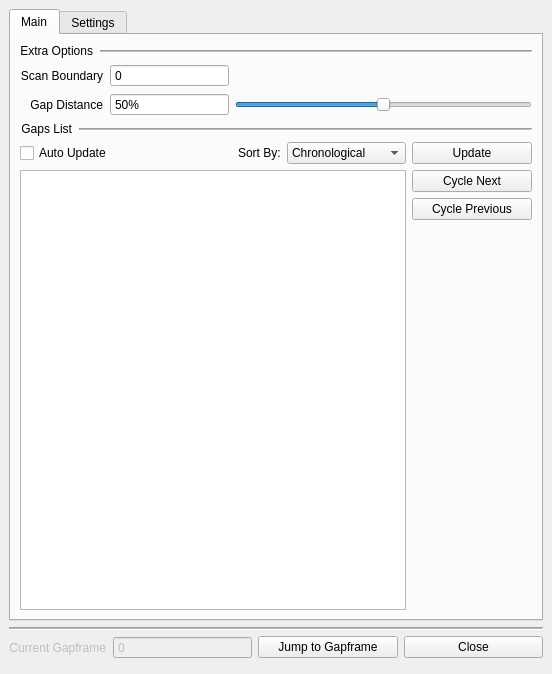
<?xml version="1.0" encoding="UTF-8"?>
<ui version="4.0">
 <class>GapframesPanel</class>
 <widget class="QMainWindow" name="GapframesPanel">
  <property name="geometry">
   <rect>
    <x>0</x>
    <y>0</y>
    <width>552</width>
    <height>674</height>
   </rect>
  </property>
  <property name="maximumSize">
   <size>
    <width>650</width>
    <height>750</height>
   </size>
  </property>
  <property name="windowTitle">
   <string>Gapframes Panel</string>
  </property>
  <widget class="QWidget" name="GapframesWidget">
   <layout class="QVBoxLayout" name="verticalLayout">
    <item>
     <widget class="QTabWidget" name="Gapframes_tabWidget">
      <property name="currentIndex">
       <number>0</number>
      </property>
      <widget class="QWidget" name="gapframes_main_tab">
       <attribute name="title">
        <string>Main</string>
       </attribute>
       <layout class="QVBoxLayout" name="verticalLayout_5">
        <item>
         <layout class="QHBoxLayout" name="extraOptions_title_layout">
          <item>
           <widget class="QLabel" name="extraOptions_title_label">
            <property name="font">
             <font>
              <pointsize>9</pointsize>
             </font>
            </property>
            <property name="text">
             <string>Extra Options</string>
            </property>
            <property name="alignment">
             <set>Qt::AlignRight|Qt::AlignTrailing|Qt::AlignVCenter</set>
            </property>
            <property name="margin">
             <number>1</number>
            </property>
            <property name="indent">
             <number>1</number>
            </property>
           </widget>
          </item>
          <item>
           <widget class="Line" name="extraOptions_title_line">
            <property name="sizePolicy">
             <sizepolicy hsizetype="Expanding" vsizetype="Preferred">
              <horstretch>0</horstretch>
              <verstretch>0</verstretch>
             </sizepolicy>
            </property>
            <property name="frameShadow">
             <enum>QFrame::Sunken</enum>
            </property>
            <property name="lineWidth">
             <number>1</number>
            </property>
            <property name="midLineWidth">
             <number>1</number>
            </property>
            <property name="orientation">
             <enum>Qt::Horizontal</enum>
            </property>
           </widget>
          </item>
         </layout>
        </item>
        <item>
         <layout class="QGridLayout" name="extraOptions_input_layout">
          <item row="1" column="1">
           <widget class="QSpinBox" name="extraOptions_gapDistance_spinBox">
            <property name="sizePolicy">
             <sizepolicy hsizetype="Preferred" vsizetype="Fixed">
              <horstretch>40</horstretch>
              <verstretch>0</verstretch>
             </sizepolicy>
            </property>
            <property name="toolTip">
             <string>&lt;html&gt;&lt;head/&gt;&lt;body&gt;&lt;p&gt;How far between the Keyframes of a Gap to place the Gapframe.&lt;/p&gt;&lt;/body&gt;&lt;/html&gt;</string>
            </property>
            <property name="buttonSymbols">
             <enum>QAbstractSpinBox::NoButtons</enum>
            </property>
            <property name="suffix">
             <string>%</string>
            </property>
            <property name="maximum">
             <number>100</number>
            </property>
            <property name="value">
             <number>50</number>
            </property>
           </widget>
          </item>
          <item row="1" column="2">
           <widget class="QSlider" name="extraOptions_gapDistance_slider">
            <property name="sizePolicy">
             <sizepolicy hsizetype="Preferred" vsizetype="Fixed">
              <horstretch>100</horstretch>
              <verstretch>0</verstretch>
             </sizepolicy>
            </property>
            <property name="maximum">
             <number>100</number>
            </property>
            <property name="pageStep">
             <number>25</number>
            </property>
            <property name="value">
             <number>50</number>
            </property>
            <property name="orientation">
             <enum>Qt::Horizontal</enum>
            </property>
           </widget>
          </item>
          <item row="0" column="0">
           <widget class="QLabel" name="extraOptions_scanBoundary_label">
            <property name="sizePolicy">
             <sizepolicy hsizetype="Minimum" vsizetype="Preferred">
              <horstretch>0</horstretch>
              <verstretch>0</verstretch>
             </sizepolicy>
            </property>
            <property name="text">
             <string>Scan Boundary</string>
            </property>
            <property name="alignment">
             <set>Qt::AlignRight|Qt::AlignTrailing|Qt::AlignVCenter</set>
            </property>
            <property name="margin">
             <number>1</number>
            </property>
            <property name="indent">
             <number>1</number>
            </property>
           </widget>
          </item>
          <item row="1" column="0">
           <widget class="QLabel" name="extraOptions_gapDistance_label">
            <property name="text">
             <string>Gap Distance</string>
            </property>
            <property name="alignment">
             <set>Qt::AlignRight|Qt::AlignTrailing|Qt::AlignVCenter</set>
            </property>
            <property name="margin">
             <number>1</number>
            </property>
            <property name="indent">
             <number>1</number>
            </property>
           </widget>
          </item>
          <item row="0" column="1">
           <widget class="QSpinBox" name="extraOptions_scanBoundary_spinBox">
            <property name="enabled">
             <bool>true</bool>
            </property>
            <property name="sizePolicy">
             <sizepolicy hsizetype="MinimumExpanding" vsizetype="Fixed">
              <horstretch>0</horstretch>
              <verstretch>0</verstretch>
             </sizepolicy>
            </property>
            <property name="toolTip">
             <string>&lt;html&gt;&lt;head/&gt;&lt;body&gt;&lt;p&gt;How many frames on either side of the Active Viewer's current frame to scan for Keyframes.&lt;/p&gt;&lt;/body&gt;&lt;/html&gt;</string>
            </property>
            <property name="buttonSymbols">
             <enum>QAbstractSpinBox::NoButtons</enum>
            </property>
            <property name="maximum">
             <number>999999999</number>
            </property>
           </widget>
          </item>
         </layout>
        </item>
        <item>
         <layout class="QHBoxLayout" name="gapsList_title_layout">
          <item>
           <widget class="QLabel" name="gapsList_title_label">
            <property name="font">
             <font>
              <pointsize>9</pointsize>
             </font>
            </property>
            <property name="text">
             <string>Gaps List</string>
            </property>
            <property name="alignment">
             <set>Qt::AlignRight|Qt::AlignTrailing|Qt::AlignVCenter</set>
            </property>
            <property name="margin">
             <number>1</number>
            </property>
            <property name="indent">
             <number>1</number>
            </property>
           </widget>
          </item>
          <item>
           <widget class="Line" name="gapsList_title_line">
            <property name="sizePolicy">
             <sizepolicy hsizetype="Expanding" vsizetype="Preferred">
              <horstretch>0</horstretch>
              <verstretch>0</verstretch>
             </sizepolicy>
            </property>
            <property name="frameShadow">
             <enum>QFrame::Sunken</enum>
            </property>
            <property name="lineWidth">
             <number>1</number>
            </property>
            <property name="midLineWidth">
             <number>1</number>
            </property>
            <property name="orientation">
             <enum>Qt::Horizontal</enum>
            </property>
           </widget>
          </item>
         </layout>
        </item>
        <item>
         <layout class="QGridLayout" name="gapsList_overall_layout">
          <item row="1" column="0">
           <widget class="QListWidget" name="gapsList_list_listWidget">
            <property name="sizePolicy">
             <sizepolicy hsizetype="MinimumExpanding" vsizetype="Expanding">
              <horstretch>0</horstretch>
              <verstretch>0</verstretch>
             </sizepolicy>
            </property>
           </widget>
          </item>
          <item row="1" column="1">
           <layout class="QVBoxLayout" name="gapsList_actions_layout">
            <item>
             <widget class="QPushButton" name="gapsList_cycleNext_pushButton">
              <property name="text">
               <string>Cycle Next</string>
              </property>
             </widget>
            </item>
            <item>
             <widget class="QPushButton" name="gapsList_cyclePrev_pushButton">
              <property name="text">
               <string>Cycle Previous</string>
              </property>
             </widget>
            </item>
            <item>
             <spacer name="gapsList_actions_spacer">
              <property name="orientation">
               <enum>Qt::Vertical</enum>
              </property>
              <property name="sizeHint" stdset="0">
               <size>
                <width>20</width>
                <height>40</height>
               </size>
              </property>
             </spacer>
            </item>
            <item>
             <spacer name="gapsList_actions_spacer_2">
              <property name="orientation">
               <enum>Qt::Horizontal</enum>
              </property>
              <property name="sizeType">
               <enum>QSizePolicy::Preferred</enum>
              </property>
              <property name="sizeHint" stdset="0">
               <size>
                <width>120</width>
                <height>20</height>
               </size>
              </property>
             </spacer>
            </item>
           </layout>
          </item>
          <item row="0" column="0">
           <layout class="QHBoxLayout" name="gapsList_settings_layout">
            <item>
             <widget class="QCheckBox" name="gapsList_autoUpdate_checkBox">
              <property name="toolTip">
               <string>&lt;html&gt;&lt;head/&gt;&lt;body&gt;&lt;p&gt;Enable automatic updating of the list whenever the Viewer timeline changes.&lt;/p&gt;&lt;/body&gt;&lt;/html&gt;</string>
              </property>
              <property name="text">
               <string>Auto Update</string>
              </property>
             </widget>
            </item>
            <item>
             <spacer name="gapsList_settings_spacer">
              <property name="orientation">
               <enum>Qt::Horizontal</enum>
              </property>
              <property name="sizeType">
               <enum>QSizePolicy::MinimumExpanding</enum>
              </property>
              <property name="sizeHint" stdset="0">
               <size>
                <width>40</width>
                <height>20</height>
               </size>
              </property>
             </spacer>
            </item>
            <item>
             <widget class="QLabel" name="gapsList_settings_label">
              <property name="text">
               <string>Sort By:</string>
              </property>
             </widget>
            </item>
            <item>
             <widget class="QComboBox" name="gapsList_sorting_comboBox">
              <property name="sizePolicy">
               <sizepolicy hsizetype="MinimumExpanding" vsizetype="Fixed">
                <horstretch>0</horstretch>
                <verstretch>0</verstretch>
               </sizepolicy>
              </property>
              <item>
               <property name="text">
                <string>Chronological</string>
               </property>
              </item>
              <item>
               <property name="text">
                <string>Largest Gap</string>
               </property>
              </item>
              <item>
               <property name="text">
                <string>Smallest Gap</string>
               </property>
              </item>
             </widget>
            </item>
           </layout>
          </item>
          <item row="0" column="1">
           <widget class="QPushButton" name="gapsList_update_pushButton">
            <property name="toolTip">
             <string>Force the list to update with current Gaps.</string>
            </property>
            <property name="text">
             <string>Update</string>
            </property>
           </widget>
          </item>
         </layout>
        </item>
       </layout>
      </widget>
      <widget class="QWidget" name="gaprames_settings_tab">
       <attribute name="title">
        <string>Settings</string>
       </attribute>
       <layout class="QVBoxLayout" name="verticalLayout_3">
        <item>
         <layout class="QHBoxLayout" name="nodeSection_title_layout">
          <item>
           <widget class="QLabel" name="nodeSection_title_label">
            <property name="font">
             <font>
              <pointsize>9</pointsize>
             </font>
            </property>
            <property name="text">
             <string>Nodes</string>
            </property>
            <property name="alignment">
             <set>Qt::AlignRight|Qt::AlignTrailing|Qt::AlignVCenter</set>
            </property>
            <property name="margin">
             <number>1</number>
            </property>
            <property name="indent">
             <number>1</number>
            </property>
           </widget>
          </item>
          <item>
           <widget class="Line" name="nodeSection_title_line">
            <property name="sizePolicy">
             <sizepolicy hsizetype="Expanding" vsizetype="Preferred">
              <horstretch>0</horstretch>
              <verstretch>0</verstretch>
             </sizepolicy>
            </property>
            <property name="frameShadow">
             <enum>QFrame::Sunken</enum>
            </property>
            <property name="lineWidth">
             <number>1</number>
            </property>
            <property name="midLineWidth">
             <number>1</number>
            </property>
            <property name="orientation">
             <enum>Qt::Horizontal</enum>
            </property>
           </widget>
          </item>
         </layout>
        </item>
        <item>
         <layout class="QVBoxLayout" name="nodeSection_button_layout">
          <item>
           <layout class="QHBoxLayout" name="nodeSection_selection_layout">
            <item>
             <widget class="QRadioButton" name="nodeSection_propertiesPanel_radioButton">
              <property name="sizePolicy">
               <sizepolicy hsizetype="Fixed" vsizetype="Fixed">
                <horstretch>0</horstretch>
                <verstretch>0</verstretch>
               </sizepolicy>
              </property>
              <property name="text">
               <string>From Properties Panel</string>
              </property>
              <property name="checked">
               <bool>true</bool>
              </property>
             </widget>
            </item>
            <item>
             <widget class="QRadioButton" name="nodeSection_selectedNodes_radioButton">
              <property name="sizePolicy">
               <sizepolicy hsizetype="Fixed" vsizetype="Fixed">
                <horstretch>0</horstretch>
                <verstretch>0</verstretch>
               </sizepolicy>
              </property>
              <property name="text">
               <string>Selected Nodes</string>
              </property>
             </widget>
            </item>
            <item>
             <widget class="QRadioButton" name="nodeSection_specificNodes_radioButton">
              <property name="text">
               <string>Specific Nodes</string>
              </property>
             </widget>
            </item>
           </layout>
          </item>
          <item>
           <layout class="QHBoxLayout" name="nodeNames_input_layout">
            <item>
             <widget class="QLabel" name="nodeNames_input_label">
              <property name="enabled">
               <bool>false</bool>
              </property>
              <property name="text">
               <string>Node Names</string>
              </property>
             </widget>
            </item>
            <item>
             <widget class="QLineEdit" name="nodeNames_input_lineEdit">
              <property name="enabled">
               <bool>false</bool>
              </property>
              <property name="toolTip">
               <string>&lt;html&gt;&lt;head/&gt;&lt;body&gt;&lt;p&gt;Names of Nodes which should be considered when scanning for Keyframes.&lt;/p&gt;&lt;/body&gt;&lt;/html&gt;</string>
              </property>
             </widget>
            </item>
           </layout>
          </item>
         </layout>
        </item>
        <item>
         <layout class="QHBoxLayout" name="knobSection_title_layout">
          <item>
           <widget class="QLabel" name="knobSection_title_label">
            <property name="font">
             <font>
              <pointsize>9</pointsize>
             </font>
            </property>
            <property name="text">
             <string>Knobs</string>
            </property>
            <property name="alignment">
             <set>Qt::AlignRight|Qt::AlignTrailing|Qt::AlignVCenter</set>
            </property>
            <property name="margin">
             <number>1</number>
            </property>
            <property name="indent">
             <number>1</number>
            </property>
           </widget>
          </item>
          <item>
           <widget class="Line" name="knobSection_title_line">
            <property name="sizePolicy">
             <sizepolicy hsizetype="Expanding" vsizetype="Preferred">
              <horstretch>0</horstretch>
              <verstretch>0</verstretch>
             </sizepolicy>
            </property>
            <property name="frameShadow">
             <enum>QFrame::Sunken</enum>
            </property>
            <property name="lineWidth">
             <number>1</number>
            </property>
            <property name="midLineWidth">
             <number>1</number>
            </property>
            <property name="orientation">
             <enum>Qt::Horizontal</enum>
            </property>
           </widget>
          </item>
         </layout>
        </item>
        <item>
         <layout class="QGridLayout" name="knobSection_input_layout">
          <item row="0" column="2">
           <widget class="QLineEdit" name="knobSection_allowedKnobs_lineEdit">
            <property name="toolTip">
             <string>&lt;html&gt;&lt;head/&gt;&lt;body&gt;&lt;p&gt;Names of Knobs which should be considered when scanning for Keyframes.&lt;/p&gt;&lt;p&gt;Leave empty to allow all knobs.&lt;/p&gt;&lt;/body&gt;&lt;/html&gt;</string>
            </property>
           </widget>
          </item>
          <item row="0" column="0">
           <widget class="QLabel" name="knobSection_allowedKnobs_label">
            <property name="text">
             <string>Allowed Knobs</string>
            </property>
            <property name="alignment">
             <set>Qt::AlignRight|Qt::AlignTrailing|Qt::AlignVCenter</set>
            </property>
            <property name="margin">
             <number>1</number>
            </property>
            <property name="indent">
             <number>1</number>
            </property>
           </widget>
          </item>
          <item row="1" column="0">
           <widget class="QLabel" name="knobSection_excludedKnobs_label_2">
            <property name="text">
             <string>Excluded Knobs</string>
            </property>
            <property name="alignment">
             <set>Qt::AlignRight|Qt::AlignTrailing|Qt::AlignVCenter</set>
            </property>
            <property name="margin">
             <number>1</number>
            </property>
            <property name="indent">
             <number>1</number>
            </property>
           </widget>
          </item>
          <item row="1" column="2">
           <widget class="QLineEdit" name="knobSection_excludedKnobs_lineEdit">
            <property name="toolTip">
             <string>&lt;html&gt;&lt;head/&gt;&lt;body&gt;&lt;p&gt;Names of Knobs which should be excluded when scanning for Keyframes.&lt;/p&gt;&lt;p&gt;Leave empty to NOT exclude any knobs.&lt;/p&gt;&lt;/body&gt;&lt;/html&gt;</string>
            </property>
           </widget>
          </item>
         </layout>
        </item>
        <item>
         <layout class="QHBoxLayout" name="hotkeySection_title_layout">
          <item>
           <widget class="QLabel" name="hotkeySection_title_label">
            <property name="font">
             <font>
              <pointsize>9</pointsize>
             </font>
            </property>
            <property name="text">
             <string>Hotkeys</string>
            </property>
            <property name="alignment">
             <set>Qt::AlignRight|Qt::AlignTrailing|Qt::AlignVCenter</set>
            </property>
            <property name="margin">
             <number>1</number>
            </property>
            <property name="indent">
             <number>1</number>
            </property>
           </widget>
          </item>
          <item>
           <widget class="Line" name="hotkeySection_title_line">
            <property name="sizePolicy">
             <sizepolicy hsizetype="Expanding" vsizetype="Preferred">
              <horstretch>0</horstretch>
              <verstretch>0</verstretch>
             </sizepolicy>
            </property>
            <property name="frameShadow">
             <enum>QFrame::Sunken</enum>
            </property>
            <property name="lineWidth">
             <number>1</number>
            </property>
            <property name="midLineWidth">
             <number>1</number>
            </property>
            <property name="orientation">
             <enum>Qt::Horizontal</enum>
            </property>
           </widget>
          </item>
         </layout>
        </item>
        <item>
         <layout class="QGridLayout" name="hotkeys_input_layout">
          <item row="0" column="3">
           <widget class="QLineEdit" name="hotkeys_cycleGapDistances_lineEdit">
            <property name="toolTip">
             <string>&lt;html&gt;&lt;head/&gt;&lt;body&gt;&lt;p&gt;Hotkey for Cycling between every 25% of the Gap Distance slider.&lt;/p&gt;&lt;/body&gt;&lt;/html&gt;</string>
            </property>
           </widget>
          </item>
          <item row="0" column="2">
           <widget class="QLabel" name="hotkeys_cycleGapDistances_label">
            <property name="text">
             <string>Cycle Gap Distances</string>
            </property>
            <property name="alignment">
             <set>Qt::AlignRight|Qt::AlignTrailing|Qt::AlignVCenter</set>
            </property>
            <property name="margin">
             <number>1</number>
            </property>
            <property name="indent">
             <number>1</number>
            </property>
           </widget>
          </item>
          <item row="0" column="0">
           <widget class="QLabel" name="hotkeys_openPanel_label">
            <property name="text">
             <string>Open Panel</string>
            </property>
            <property name="alignment">
             <set>Qt::AlignRight|Qt::AlignTrailing|Qt::AlignVCenter</set>
            </property>
            <property name="margin">
             <number>1</number>
            </property>
            <property name="indent">
             <number>1</number>
            </property>
           </widget>
          </item>
          <item row="0" column="1">
           <widget class="QLineEdit" name="hotkeys_openPanel_lineEdit">
            <property name="toolTip">
             <string>&lt;html&gt;&lt;head/&gt;&lt;body&gt;&lt;p&gt;Hotkey for opening the Panel.&lt;/p&gt;&lt;/body&gt;&lt;/html&gt;</string>
            </property>
           </widget>
          </item>
          <item row="1" column="0">
           <widget class="QLabel" name="hotkeys_updateList_label">
            <property name="text">
             <string>Update Gaps List</string>
            </property>
            <property name="alignment">
             <set>Qt::AlignRight|Qt::AlignTrailing|Qt::AlignVCenter</set>
            </property>
            <property name="margin">
             <number>1</number>
            </property>
            <property name="indent">
             <number>1</number>
            </property>
           </widget>
          </item>
          <item row="1" column="1">
           <widget class="QLineEdit" name="hotkeys_updateList_lineEdit">
            <property name="toolTip">
             <string>&lt;html&gt;&lt;head/&gt;&lt;body&gt;&lt;p&gt;Hotkey for manually updating the Gaps List items.&lt;/p&gt;&lt;/body&gt;&lt;/html&gt;</string>
            </property>
            <property name="text">
             <string/>
            </property>
           </widget>
          </item>
          <item row="1" column="2">
           <widget class="QLabel" name="hotkeys_cycleNextItem_label">
            <property name="text">
             <string>Cycle Next Item</string>
            </property>
            <property name="alignment">
             <set>Qt::AlignRight|Qt::AlignTrailing|Qt::AlignVCenter</set>
            </property>
            <property name="margin">
             <number>1</number>
            </property>
            <property name="indent">
             <number>1</number>
            </property>
           </widget>
          </item>
          <item row="1" column="3">
           <widget class="QLineEdit" name="hotkeys_cycleNextItem_lineEdit">
            <property name="toolTip">
             <string>&lt;html&gt;&lt;head/&gt;&lt;body&gt;&lt;p&gt;Hotkey for Cycling to the next item on the Gaps List.&lt;/p&gt;&lt;/body&gt;&lt;/html&gt;</string>
            </property>
           </widget>
          </item>
          <item row="2" column="2">
           <widget class="QLabel" name="hotkeys_cyclePrevItem_label">
            <property name="text">
             <string>Cycle Previous Item</string>
            </property>
            <property name="alignment">
             <set>Qt::AlignRight|Qt::AlignTrailing|Qt::AlignVCenter</set>
            </property>
            <property name="margin">
             <number>1</number>
            </property>
            <property name="indent">
             <number>1</number>
            </property>
           </widget>
          </item>
          <item row="2" column="3">
           <widget class="QLineEdit" name="hotkeys_cyclePrevItem_lineEdit">
            <property name="toolTip">
             <string>&lt;html&gt;&lt;head/&gt;&lt;body&gt;&lt;p&gt;Hotkey for Cycling to the previous item on the Gaps List.&lt;/p&gt;&lt;/body&gt;&lt;/html&gt;</string>
            </property>
           </widget>
          </item>
         </layout>
        </item>
        <item>
         <spacer name="settingsTab_bottom_spacer">
          <property name="orientation">
           <enum>Qt::Vertical</enum>
          </property>
          <property name="sizeType">
           <enum>QSizePolicy::MinimumExpanding</enum>
          </property>
          <property name="sizeHint" stdset="0">
           <size>
            <width>20</width>
            <height>40</height>
           </size>
          </property>
         </spacer>
        </item>
       </layout>
      </widget>
     </widget>
    </item>
    <item>
     <layout class="QHBoxLayout" name="bottom_divider">
      <item>
       <widget class="Line" name="bottom_divider_line">
        <property name="sizePolicy">
         <sizepolicy hsizetype="Expanding" vsizetype="Minimum">
          <horstretch>0</horstretch>
          <verstretch>0</verstretch>
         </sizepolicy>
        </property>
        <property name="frameShadow">
         <enum>QFrame::Sunken</enum>
        </property>
        <property name="lineWidth">
         <number>1</number>
        </property>
        <property name="midLineWidth">
         <number>1</number>
        </property>
        <property name="orientation">
         <enum>Qt::Horizontal</enum>
        </property>
       </widget>
      </item>
     </layout>
    </item>
    <item>
     <layout class="QGridLayout" name="bottom_actionsInput_layout">
      <item row="0" column="0">
       <widget class="QLabel" name="bottom_curGapframe_label">
        <property name="enabled">
         <bool>false</bool>
        </property>
        <property name="sizePolicy">
         <sizepolicy hsizetype="Minimum" vsizetype="Preferred">
          <horstretch>0</horstretch>
          <verstretch>0</verstretch>
         </sizepolicy>
        </property>
        <property name="text">
         <string>Current Gapframe</string>
        </property>
        <property name="alignment">
         <set>Qt::AlignRight|Qt::AlignTrailing|Qt::AlignVCenter</set>
        </property>
        <property name="margin">
         <number>1</number>
        </property>
        <property name="indent">
         <number>1</number>
        </property>
       </widget>
      </item>
      <item row="0" column="2">
       <widget class="QPushButton" name="bottom_jumpAction_pushButton">
        <property name="sizePolicy">
         <sizepolicy hsizetype="MinimumExpanding" vsizetype="Fixed">
          <horstretch>0</horstretch>
          <verstretch>0</verstretch>
         </sizepolicy>
        </property>
        <property name="text">
         <string>Jump to Gapframe</string>
        </property>
       </widget>
      </item>
      <item row="0" column="3">
       <widget class="QPushButton" name="bottom_closeWin_pushButton">
        <property name="sizePolicy">
         <sizepolicy hsizetype="MinimumExpanding" vsizetype="Fixed">
          <horstretch>0</horstretch>
          <verstretch>0</verstretch>
         </sizepolicy>
        </property>
        <property name="text">
         <string>Close</string>
        </property>
       </widget>
      </item>
      <item row="0" column="1">
       <widget class="QSpinBox" name="bottom_curGapframe_spinBox">
        <property name="enabled">
         <bool>false</bool>
        </property>
        <property name="sizePolicy">
         <sizepolicy hsizetype="MinimumExpanding" vsizetype="Fixed">
          <horstretch>0</horstretch>
          <verstretch>0</verstretch>
         </sizepolicy>
        </property>
        <property name="readOnly">
         <bool>true</bool>
        </property>
        <property name="buttonSymbols">
         <enum>QAbstractSpinBox::NoButtons</enum>
        </property>
        <property name="maximum">
         <number>999999999</number>
        </property>
       </widget>
      </item>
     </layout>
    </item>
    <item>
     <widget class="QWidget" name="cpPaste_widget" native="true"/>
    </item>
   </layout>
  </widget>
  <action name="actionKey_Bindings">
   <property name="text">
    <string>Key Bindings</string>
   </property>
  </action>
 </widget>
 <tabstops>
  <tabstop>Gapframes_tabWidget</tabstop>
  <tabstop>extraOptions_scanBoundary_spinBox</tabstop>
  <tabstop>extraOptions_gapDistance_spinBox</tabstop>
  <tabstop>extraOptions_gapDistance_slider</tabstop>
  <tabstop>gapsList_autoUpdate_checkBox</tabstop>
  <tabstop>gapsList_sorting_comboBox</tabstop>
  <tabstop>gapsList_update_pushButton</tabstop>
  <tabstop>gapsList_cycleNext_pushButton</tabstop>
  <tabstop>gapsList_cyclePrev_pushButton</tabstop>
  <tabstop>gapsList_list_listWidget</tabstop>
  <tabstop>nodeSection_propertiesPanel_radioButton</tabstop>
  <tabstop>nodeSection_selectedNodes_radioButton</tabstop>
  <tabstop>nodeSection_specificNodes_radioButton</tabstop>
  <tabstop>nodeNames_input_lineEdit</tabstop>
  <tabstop>knobSection_allowedKnobs_lineEdit</tabstop>
  <tabstop>knobSection_excludedKnobs_lineEdit</tabstop>
  <tabstop>hotkeys_openPanel_lineEdit</tabstop>
  <tabstop>hotkeys_updateList_lineEdit</tabstop>
  <tabstop>hotkeys_cycleGapDistances_lineEdit</tabstop>
  <tabstop>hotkeys_cycleNextItem_lineEdit</tabstop>
  <tabstop>hotkeys_cyclePrevItem_lineEdit</tabstop>
  <tabstop>bottom_curGapframe_spinBox</tabstop>
  <tabstop>bottom_jumpAction_pushButton</tabstop>
  <tabstop>bottom_closeWin_pushButton</tabstop>
 </tabstops>
 <resources/>
 <connections/>
</ui>
